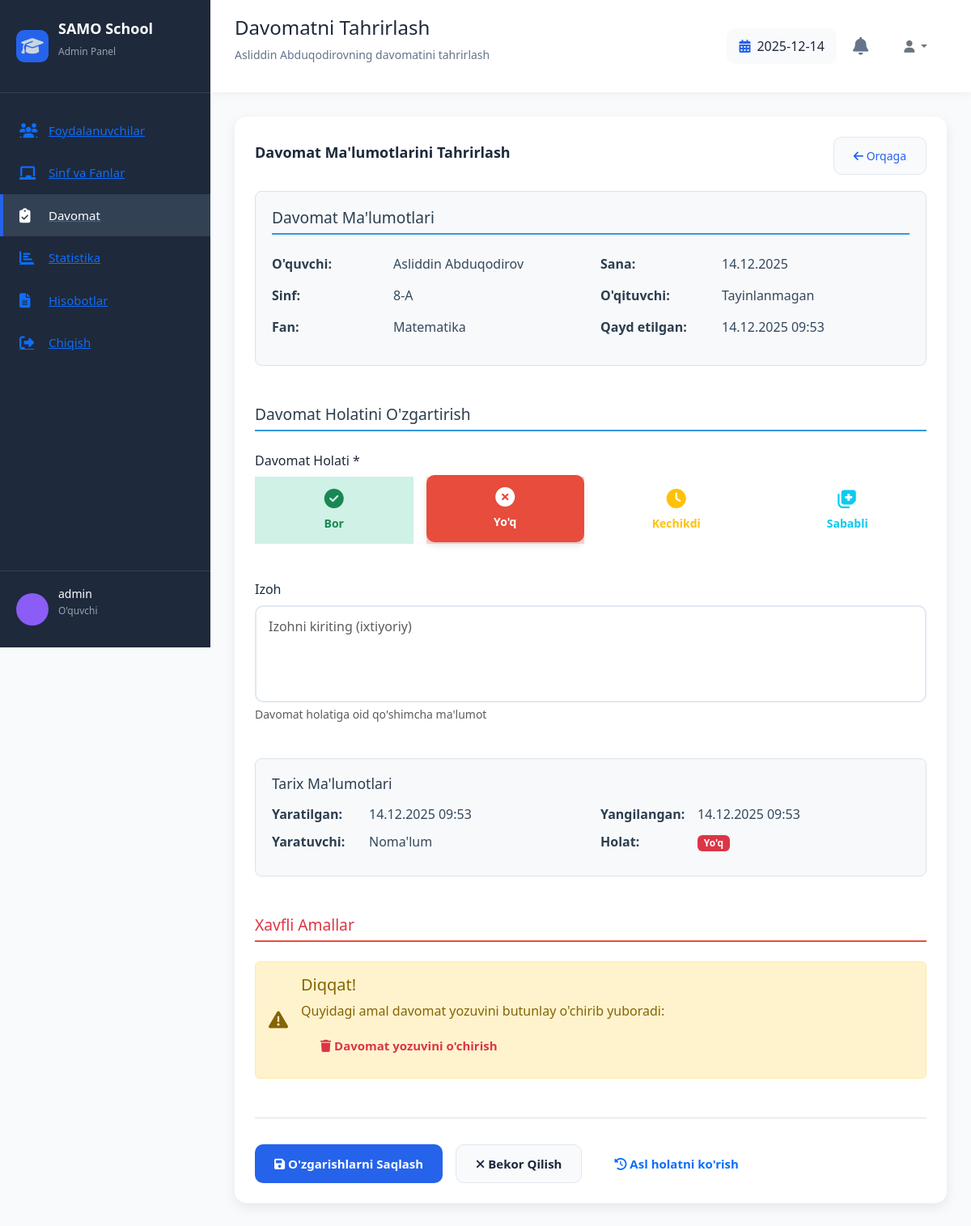
The page /attendance/edit/9/ (signed in) on the database its author committed.
### attendance/models.py (models this page shows, shortened)
class Attendance(models.Model):
    STATUS_CHOICES = [
        ('present', 'Present'),
        ('absent', 'Absent'),
        ('late', 'Late'),
        ('excused', 'Excused'),
    ]
    student = models.ForeignKey(User, on_delete=models.CASCADE, related_name='attendances')
    teacher = models.ForeignKey(User, on_delete=models.CASCADE, related_name='taken_attendances')
    subject = models.ForeignKey(Subject, on_delete=models.CASCADE)
    class_obj = models.ForeignKey(Class, on_delete=models.CASCADE)
    date = models.DateField()
    status = models.CharField(max_length=10, choices=STATUS_CHOICES, default='present')
    notes = models.TextField(blank=True, null=True)
    created_at = models.DateTimeField(auto_now_add=True)
    updated_at = models.DateTimeField(auto_now=True)
    class Meta:
        ordering = ['-date', '-created_at']

class Class(models.Model):
    name = models.CharField(max_length=50)
    teacher = models.ForeignKey(User, on_delete=models.SET_NULL, null=True,
                                related_name='teacher_classes')
    room = models.CharField(max_length=20, blank=True, null=True)
    schedule = models.CharField(max_length=100, blank=True, null=True)
    created_at = models.DateTimeField(auto_now_add=True)

class Subject(models.Model):
    name = models.CharField(max_length=100)
    teacher = models.ForeignKey(User, on_delete=models.SET_NULL, null=True,
                                related_name='teacher_subjects')
    classes = models.ManyToManyField(Class, related_name='subjects')
    lessons_per_week = models.IntegerField(default=1)
    schedule = models.CharField(max_length=100, blank=True, null=True)
    created_at = models.DateTimeField(auto_now_add=True)

### attendance/views.py (the view)
# urls.py: path('attendance/edit/<int:attendance_id>/', views.edit_attendance, name='edit_attendance'),
@login_required
def edit_attendance(request, attendance_id):
    if not user_is_admin(request.user):
        messages.error(request, "Sizda admin huquqlari yo'q!")
        return redirect('login')
    attendance = get_object_or_404(Attendance, id=attendance_id)
    if request.method == 'POST':
        attendance.status = request.POST.get('status')
        attendance.notes = request.POST.get('notes', '')
        attendance.save()
        messages.success(request, "Davomat muvaffaqiyatli yangilandi!")
        return redirect('manage_attendance')
    return render(request, 'attendance/edit_attendance.html', {'attendance': attendance})

### attendance/templates/attendance/edit_attendance.html (shortened to what this page needs)
{% extends 'attendance/base_admin.html' %}
{% block page_title %}Davomatni Tahrirlash{% endblock %}
{% block page_subtitle %}{{ attendance.student.get_full_name }}ning davomatini tahrirlash{% endblock %}
{% block content %}
<div class="dashboard-card">
    <div class="card-header">
        <h3>Davomat Ma'lumotlarini Tahrirlash</h3>
        <a href="{% url 'manage_attendance' %}" class="btn btn-secondary">
            <i class="fas fa-arrow-left"></i> Orqaga
        </a>
    </div>
    <div class="card-body">
        <form method="post" class="needs-validation" novalidate>
            <div class="attendance-info mb-5">
                <h4 class="section-title">Davomat Ma'lumotlari</h4>
                <div class="row">
                    <div class="col-md-6">
                        <div class="info-item">
                            <span class="info-label">O'quvchi:</span>
                            <span class="info-value">{{ attendance.student.get_full_name }}</span>
                        </div>
                        <div class="info-item">
                            <span class="info-label">Sinf:</span>
                            <span class="info-value">{{ attendance.class_obj.name }}</span>
                        </div>
                        <div class="info-item">
                            <span class="info-label">Fan:</span>
                            <span class="info-value">{{ attendance.subject.name }}</span>
                        </div>
                    </div>
                    <div class="col-md-6">
                        <div class="info-item">
                            <span class="info-label">Sana:</span>
                            <span class="info-value">{{ attendance.date|date:"d.m.Y" }}</span>
                        </div>
                        <div class="info-item">
                            <span class="info-label">O'qituvchi:</span>
                            <span class="info-value">{{ attendance.teacher.get_full_name|default:"Tayinlanmagan" }}</span>
                        </div>
                        <div class="info-item">
                            <span class="info-label">Qayd etilgan:</span>
                            <span class="info-value">{{ attendance.created_at|date:"d.m.Y H:i" }}</span>
                        </div>
                    </div>
                </div>
            </div>
            <div class="edit-form-section">
                <h4 class="section-title">Davomat Holatini O'zgartirish</h4>
                <div class="row g-4">
                    <div class="col-12">
                        <label class="form-label">Davomat Holati *</label>
                        <div class="attendance-status-options">
                            <div class="row g-3">
                                <div class="col-md-3">
                                    <div class="status-option present">
                                        <label class="btn btn-outline-success w-100" for="status_present">
                                            <i class="fas fa-check-circle"></i>
                                            <span>Bor</span>
                                        </label>
                                    </div>
                                </div>
                                <div class="col-md-3">
                                    <div class="status-option absent">
                                        <label class="btn btn-outline-danger w-100" for="status_absent">
                                            <i class="fas fa-times-circle"></i>
                                            <span>Yo'q</span>
                                        </label>
                                    </div>
                                </div>
                                <div class="col-md-3">
                                    <div class="status-option late">
                                        <label class="btn btn-outline-warning w-100" for="status_late">
                                            <i class="fas fa-clock"></i>
                                            <span>Kechikdi</span>
                                        </label>
                                    </div>
                                </div>
                                <div class="col-md-3">
                                    <div class="status-option excused">
                                        <label class="btn btn-outline-info w-100" for="status_excused">
                                            <i class="fas fa-notes-medical"></i>
                                            <span>Sababli</span>
                                        </label>
                                    </div>
                                </div>
                            </div>
                        </div>
                    </div>
                    <div class="col-12">
                        <label for="notes" class="form-label">Izoh</label>
                        <textarea class="form-control" id="notes" name="notes"
                                  rows="4" placeholder="Izohni kiriting (ixtiyoriy)">{{ attendance.notes|default:"" }}</textarea>
                        <div class="form-text">Davomat holatiga oid qo'shimcha ma'lumot</div>
                    </div>
                    <div class="col-12">
                        <div class="history-card">
                            <h5>Tarix Ma'lumotlari</h5>
                            <div class="row">
                                <div class="col-md-6">
                                    <div class="history-item">
                                        <span class="history-label">Yaratilgan:</span>
                                        <span class="history-value">{{ attendance.created_at|date:"d.m.Y H:i" }}</span>
                                    </div>
                                    <div class="history-item">
                                        <span class="history-label">Yaratuvchi:</span>
                                        <span class="history-value">{{ attendance.teacher.get_full_name|default:"Noma'lum" }}</span>
                                    </div>
                                </div>
                                <div class="col-md-6">
                                    <div class="history-item">
                                        <span class="history-label">Yangilangan:</span>
                                        <span class="history-value">{{ attendance.updated_at|date:"d.m.Y H:i" }}</span>
                                    </div>
                                    <div class="history-item">
                                        <span class="history-label">Holat:</span>
                                        <span class="history-value">
                                            {% if attendance.status == 'present' %}
                                                <span class="badge bg-success">Bor</span>
                                            {% elif attendance.status == 'absent' %}
                                                <span class="badge bg-danger">Yo'q</span>
                                            {% elif attendance.status == 'late' %}
                                                <span class="badge bg-warning">Kechikdi</span>
                                            {% elif attendance.status == 'excused' %}
                                                <span class="badge bg-info">Sababli</span>
                                            {% endif %}
                                        </span>
                                    </div>
                                </div>
                            </div>
                        </div>
                    </div>
                </div>
            </div>
            <div class="danger-actions-section mt-5">
                <h4 class="section-title text-danger">Xavfli Amallar</h4>
                <div class="alert alert-warning">
                    <div class="d-flex align-items-center">
                        <i class="fas fa-exclamation-triangle me-3 fs-4"></i>
                        <div>
                            <h5>Diqqat!</h5>
                            <p class="mb-2">Quyidagi amal davomat yozuvini butunlay o'chirib yuboradi:</p>
                            <a href="{% url 'delete_attendance' attendance.id %}" class="btn btn-outline-danger btn-sm"
                               onclick="return confirm('Bu davomat yozuvini oʻchirishni tasdiqlaysizmi? Ushbu amalni bekor qilib bo\'lmaydi.')">
                                <i class="fas fa-trash"></i> Davomat yozuvini o'chirish
                            </a>
                        </div>
                    </div>
                </div>
            </div>
            <div class="form-actions mt-5">
                <button type="submit" class="btn btn-primary btn-lg">
                    <i class="fas fa-save"></i> O'zgarishlarni Saqlash
                </button>
                <a href="{% url 'manage_attendance' %}" class="btn btn-secondary btn-lg">
                    <i class="fas fa-times"></i> Bekor Qilish
                </a>
                <button type="button" class="btn btn-outline-primary btn-lg" id="viewOriginalBtn">
                    <i class="fas fa-history"></i> Asl holatni ko'rish
                </button>
            </div>
        </form>
    </div>
</div>
{% endblock %}

### attendance/templates/attendance/base_admin.html (shortened to what this page needs)
<!DOCTYPE html>
<html lang="uz">
<head>
    <link rel="stylesheet" href="https://cdnjs.cloudflare.com/ajax/libs/font-awesome/6.4.0/css/all.min.css">
    <link rel="stylesheet" href="https://cdn.jsdelivr.net/npm/flatpickr/dist/flatpickr.min.css">
    <link href="https://cdn.jsdelivr.net/npm/bootstrap@5.3.0/dist/css/bootstrap.min.css" rel="stylesheet">
</head>
<body>
    <div class="sidebar">
        <div class="sidebar-header">
            <div class="logo">
                <div class="logo-icon">
                    <i class="fas fa-graduation-cap"></i>
                </div>
                <div class="logo-text">
                    <h2>SAMO School</h2>
                    <p>Admin Panel</p>
                </div>
            </div>
        </div>
        <div class="sidebar-menu">
            <a href="{% url 'manage_users' %}" class="menu-link">
                <div class="menu-item {% if 'users' in request.path %}active{% endif %}" data-page="users">
                    <i class="fas fa-users"></i>
                    <span>Foydalanuvchilar</span>
                </div>
            </a>
            <a href="{% url 'manage_classes' %}" class="menu-link">
                <div class="menu-item {% if 'classes' in request.path %}active{% endif %}" data-page="classes">
                    <i class="fas fa-chalkboard"></i>
                    <span>Sinf va Fanlar</span>
                </div>
            </a>
            <a href="{% url 'manage_attendance' %}" class="menu-link">
                <div class="menu-item {% if 'attendance' in request.path %}active{% endif %}" data-page="attendance">
                    <i class="fas fa-clipboard-check"></i>
                    <span>Davomat</span>
                </div>
            </a>
            <a href="{% url 'statistics' %}" class="menu-link">
                <div class="menu-item {% if 'statistics' in request.path %}active{% endif %}" data-page="statistics">
                    <i class="fas fa-chart-bar"></i>
                    <span>Statistika</span>
                </div>
            </a>
            <a href="{% url 'reports' %}" class="menu-link">
                <div class="menu-item {% if 'reports' in request.path %}active{% endif %}" data-page="reports">
                    <i class="fas fa-file-alt"></i>
                    <span>Hisobotlar</span>
                </div>
            </a>
            <a href="{% url 'logout' %}" class="menu-link">
                <div class="menu-item {% if 'logout' in request.path %}active{% endif %}" data-page="logout">
                    <i class="fas fa-sign-out-alt"></i>
                    <span>Chiqish</span>
                </div>
            </a>
        </div>
        <div class="sidebar-footer">
            <div class="admin-info">
                <div class="admin-avatar">
                </div>
                <div class="admin-details">
                    <h4>{{ request.user.get_full_name|default:request.user.username }}</h4>
                    <p>
                        {% if request.user.profile.role == 'admin' %}
                            Administrator
                        {% elif request.user.profile.role == 'teacher' %}
                            O'qituvchi
                        {% else %}
                            O'quvchi
                        {% endif %}
                    </p>
                </div>
            </div>
        </div>
    </div>
    <div class="main-content">
        <div class="top-nav">
            <div class="page-title">
                <h1>{% block page_title %}Admin Dashboard{% endblock %}</h1>
                <p>{% block page_subtitle %}Barcha tizimni boshqarish paneli{% endblock %}</p>
            </div>
            <div class="nav-right">
                <div class="date-picker" id="datePicker">
                    <i class="fas fa-calendar-alt"></i>
                    <span id="currentDate">{% now "Y-m-d" %}</span>
                </div>
                <div class="notifications">
                    <div class="notification-icon">
                        <i class="fas fa-bell"></i>
                    </div>
                </div>
                <div class="dropdown">
                    <button class="btn btn-outline-secondary dropdown-toggle" type="button" data-bs-toggle="dropdown">
                        <i class="fas fa-user"></i>
                    </button>
                </div>
            </div>
        </div>
        <div class="content-area">
            {% block content %}{% endblock %}
        </div>
    </div>
</body>
</html>

### rows shown on the page
Attendance: student.get_full_name "Asliddin Abduqodirov", class_obj.name "8-A", subject.name "Matematika", date "14.12.2025", teacher.get_full_name "Tayinlanmagan", created_at "14.12.2025 09:53", teacher.get_full_name "Noma'lum", updated_at "14.12.2025 09:53"

### other values the page prints
{{ request.user.get_full_name|default:request.user.username }} "admin"
